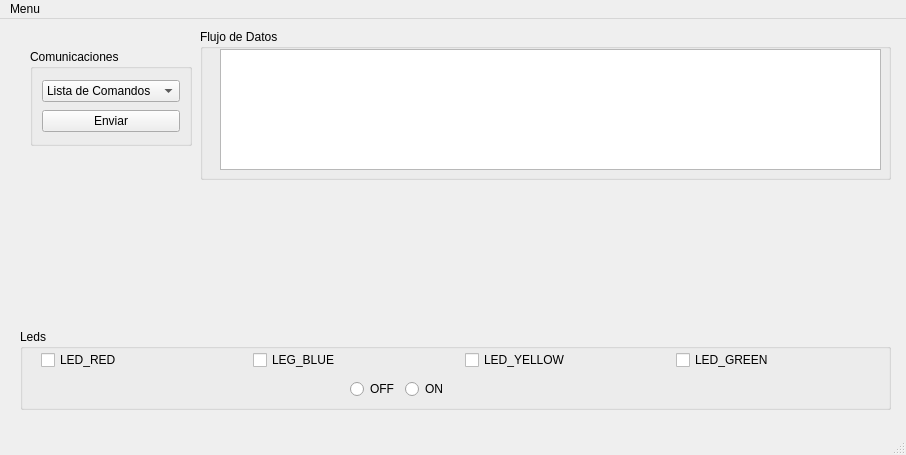
<?xml version="1.0" encoding="UTF-8"?>
<ui version="4.0">
 <class>MainWindow</class>
 <widget class="QMainWindow" name="MainWindow">
  <property name="geometry">
   <rect>
    <x>0</x>
    <y>0</y>
    <width>906</width>
    <height>455</height>
   </rect>
  </property>
  <property name="windowTitle">
   <string>Comunicación entre PC - Mbed</string>
  </property>
  <widget class="QWidget" name="centralwidget">
   <widget class="QWidget" name="widget" native="true">
    <property name="geometry">
     <rect>
      <x>20</x>
      <y>170</y>
      <width>871</width>
      <height>131</height>
     </rect>
    </property>
   </widget>
   <widget class="QGroupBox" name="groupBox">
    <property name="geometry">
     <rect>
      <x>200</x>
      <y>10</y>
      <width>691</width>
      <height>151</height>
     </rect>
    </property>
    <property name="title">
     <string>Flujo de Datos</string>
    </property>
    <widget class="QTextBrowser" name="textBrowser">
     <property name="geometry">
      <rect>
       <x>20</x>
       <y>20</y>
       <width>661</width>
       <height>121</height>
      </rect>
     </property>
    </widget>
   </widget>
   <widget class="QGroupBox" name="groupBox_2">
    <property name="geometry">
     <rect>
      <x>30</x>
      <y>30</y>
      <width>162</width>
      <height>97</height>
     </rect>
    </property>
    <property name="title">
     <string>Comunicaciones</string>
    </property>
    <layout class="QGridLayout" name="gridLayout">
     <item row="0" column="0">
      <widget class="QComboBox" name="comboBox">
       <property name="currentText">
        <string>Lista de Comandos</string>
       </property>
       <property name="currentIndex">
        <number>0</number>
       </property>
       <item>
        <property name="text">
         <string>Lista de Comandos</string>
        </property>
       </item>
       <item>
        <property name="text">
         <string>ALIVE</string>
        </property>
       </item>
       <item>
        <property name="text">
         <string>GET_LEDS</string>
        </property>
       </item>
       <item>
        <property name="text">
         <string>SET_LEDS</string>
        </property>
       </item>
      </widget>
     </item>
     <item row="1" column="0">
      <widget class="QPushButton" name="pushButtonEnviar">
       <property name="text">
        <string>Enviar</string>
       </property>
      </widget>
     </item>
    </layout>
   </widget>
   <widget class="QGroupBox" name="groupBox_3">
    <property name="geometry">
     <rect>
      <x>20</x>
      <y>310</y>
      <width>871</width>
      <height>81</height>
     </rect>
    </property>
    <property name="title">
     <string>Leds</string>
    </property>
    <widget class="QWidget" name="">
     <property name="geometry">
      <rect>
       <x>21</x>
       <y>20</y>
       <width>841</width>
       <height>22</height>
      </rect>
     </property>
     <layout class="QHBoxLayout" name="horizontalLayout">
      <item>
       <widget class="QCheckBox" name="checkBoxLed1">
        <property name="text">
         <string>LED_RED</string>
        </property>
       </widget>
      </item>
      <item>
       <widget class="QCheckBox" name="checkBoxLed2">
        <property name="text">
         <string>LEG_BLUE</string>
        </property>
       </widget>
      </item>
      <item>
       <widget class="QCheckBox" name="checkBoxLed3">
        <property name="text">
         <string>LED_YELLOW</string>
        </property>
       </widget>
      </item>
      <item>
       <widget class="QCheckBox" name="checkBoxLed4">
        <property name="text">
         <string>LED_GREEN</string>
        </property>
       </widget>
      </item>
     </layout>
    </widget>
    <widget class="QWidget" name="">
     <property name="geometry">
      <rect>
       <x>330</x>
       <y>50</y>
       <width>103</width>
       <height>22</height>
      </rect>
     </property>
     <layout class="QFormLayout" name="formLayout">
      <item row="0" column="0">
       <widget class="QRadioButton" name="radioButtonOff">
        <property name="text">
         <string>OFF</string>
        </property>
       </widget>
      </item>
      <item row="0" column="1">
       <widget class="QRadioButton" name="radioButtonOn">
        <property name="text">
         <string>ON</string>
        </property>
       </widget>
      </item>
     </layout>
    </widget>
   </widget>
  </widget>
  <widget class="QMenuBar" name="menubar">
   <property name="geometry">
    <rect>
     <x>0</x>
     <y>0</y>
     <width>906</width>
     <height>26</height>
    </rect>
   </property>
   <widget class="QMenu" name="menuMenu">
    <property name="title">
     <string>Menu</string>
    </property>
    <widget class="QMenu" name="menuComunicaci_n">
     <property name="title">
      <string>Comunicación</string>
     </property>
     <addaction name="actionEscaneo_de_Puertos"/>
     <addaction name="actionDesconectar"/>
     <addaction name="actionConectar"/>
    </widget>
    <addaction name="menuComunicaci_n"/>
    <addaction name="actionSalir"/>
   </widget>
   <addaction name="menuMenu"/>
  </widget>
  <widget class="QStatusBar" name="statusbar"/>
  <action name="actionSalir">
   <property name="text">
    <string>Salir</string>
   </property>
  </action>
  <action name="actionEscaneo_de_Puertos">
   <property name="text">
    <string>Escaneo de Puertos</string>
   </property>
  </action>
  <action name="actionDesconectar">
   <property name="text">
    <string>Desconectar</string>
   </property>
   <property name="toolTip">
    <string>Desconectar</string>
   </property>
  </action>
  <action name="actionConectar">
   <property name="text">
    <string>Conectar</string>
   </property>
  </action>
 </widget>
 <resources/>
 <connections/>
</ui>
